Frame 1 (no input): blank canvas, image omitted
Frame 60 (no input): blank canvas, image omitted
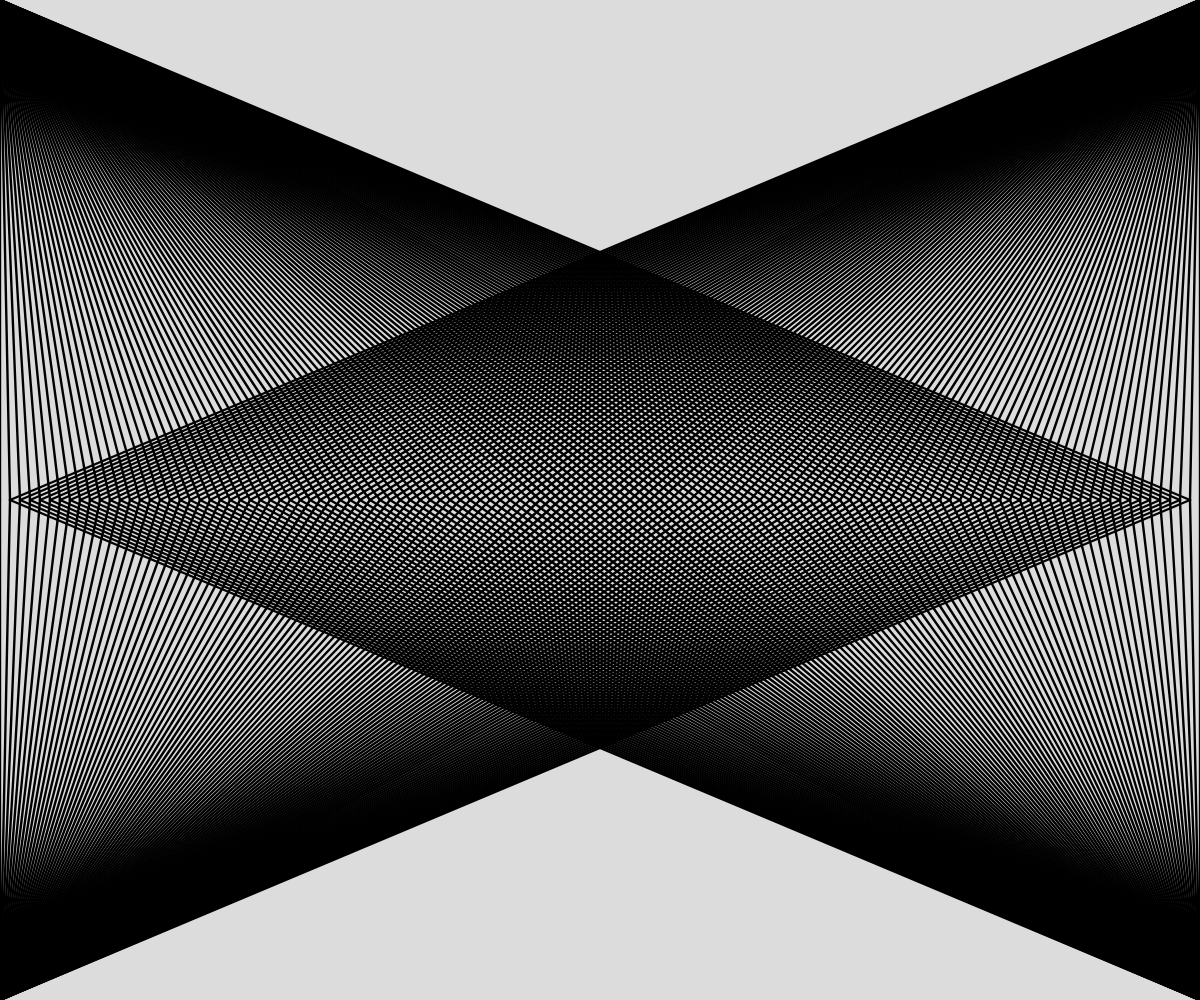
Frame 120 (the mouse pressed at the canvas centre since frame 60)

The p5.js sketch whose frames 1 and 60 were blank and that drew this single picture after the mouse press (run headless with seeded random() and noise() and a simulated clock; from frame 60 on, the mouse is pressed at the canvas centre):

// p5.js sketch
// ── sketch.js
// 07 Loop Drawing Demo
let spacing = 10;

function setup() {
  createCanvas(windowWidth, windowHeight);
}

function loopDraw() {
  for (let x=0;x>width;x=+10) {
    line(0,0,x,height / 2);
  }
}

function draw() {
  background(220);
  fill(0);
  strokeWeight(mouseX / 250);

  for (let x=0;x<width;x+=10) {
    line(0,0,x,height / 2);
    line(0,height,x,height / 2);
  }
  for (let x=width;x>0;x-=10) {
    line(width,0,x,height / 2);
    line(width,height,x,height / 2);
  }
}
